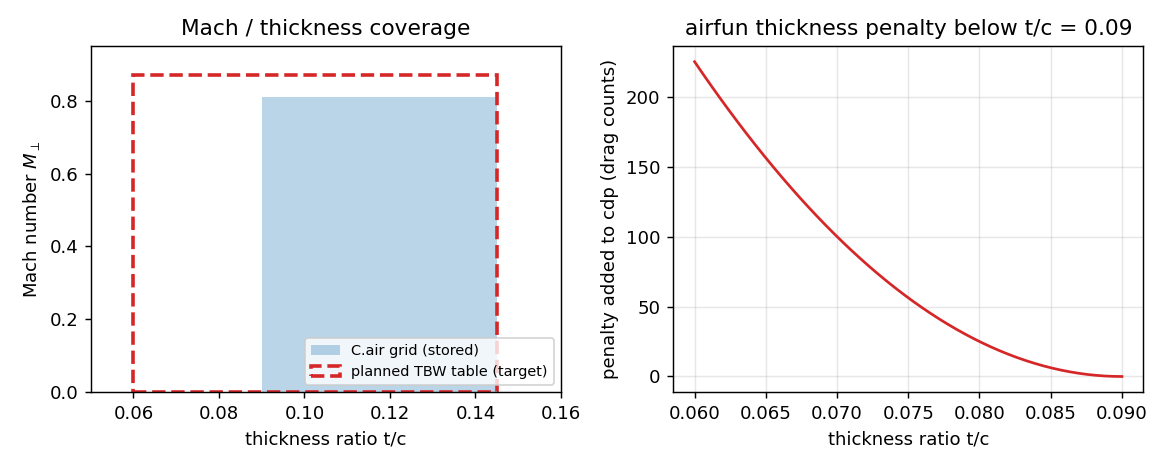

Write Python code to recreate this figure.
import matplotlib; matplotlib.use("Agg")
import matplotlib.pyplot as plt, numpy as np
fig, ax = plt.subplots(1, 2, figsize=(9, 3.6))
a = ax[0]
a.add_patch(plt.Rectangle((0.09, 0.0), 0.145-0.09, 0.81, fc="C0", alpha=0.3, label="C.air grid (stored)"))
a.add_patch(plt.Rectangle((0.06, 0.0), 0.145-0.06, 0.87, fill=False, ec="C3", ls="--", lw=2, label="planned TBW table (target)"))
a.set_xlim(0.05, 0.16); a.set_ylim(0, 0.95); a.set_xlabel("thickness ratio t/c"); a.set_ylabel(r"Mach number $M_\perp$")
a.legend(loc="lower right", fontsize=8); a.set_title("Mach / thickness coverage")
b = ax[1]
t = np.linspace(0.06, 0.09, 50); b.plot(t, 25*(t-0.09)**2*1e4, "C3")
b.set_xlabel("thickness ratio t/c"); b.set_ylabel("penalty added to cdp (drag counts)")
b.set_title("airfun thickness penalty below t/c = 0.09"); b.grid(alpha=0.3)
fig.tight_layout(); fig.savefig(".walkthrough/figs/envelope.png", dpi=130)
